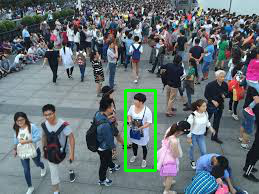
#> input picture Object Detection/Here she is.png, 259 x 194 px, given in place of walking.avi, which was not available
$ python Pedestrian_Detection.py
#> lines starting #> are read from the running program, lines starting #| are printed output that depends on the picture; pictures that were not available may be replaced by others from this repository, and a replacement may not be noted
# -*- coding: utf-8 -*-
"""
Created on Mon Apr 13 13:32:25 2020

@author: Shruti
"""
#Pedestrian Detection

import cv2
import numpy as np

#Create our body classifier
body_classifier=cv2.CascadeClassifier(r"C:\Users\Shruti\Desktop\Haarcascades\haarcascade_fullbody.xml")

#Initiate video capture
cap=cv2.VideoCapture("C:/Users/Shruti/Desktop/images/walking.avi")

#Loop once vide is successfully loaded
while True:
    #Read first frame
    ret, frame=cap.read()
#> frame is the input picture: shape (194, 259, 3); mean B, G, R 116.7, 112.8, 102.4
    #Resizing the frame to increase the speed of classification method
    #Because larger windows have more pixels to slide over hence will take more time
    frame=cv2.resize(frame, None, fx=0.5, fy=0.5, interpolation=cv2.INTER_LINEAR)
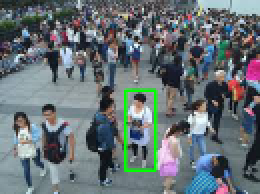
#> frame: shape (97, 130, 3) (shown 2 times larger); mean B, G, R 116.8, 112.8, 102.5

    grey=cv2.cvtColor(frame, cv2.COLOR_BGR2GRAY)
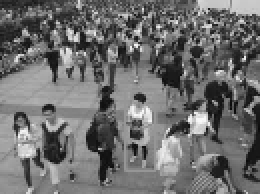
#> grey: shape (97, 130) (shown 2 times larger); min 9, max 250, mean 110.2

    #Pass frame to body classifier
    bodies=body_classifier.detectMultiScale(grey, 1.2, 3)
#> bodies = [[38, 42, 26, 53]]

    #Extract bounding boxes from any bodies identified
    for (x,y,w,h) in bodies:
        cv2.rectangle(frame, (x,y), (x+w, y+h), (0,127, 255), 2)
        cv2.imshow("Pedestrians", frame)
#> this loop made 1 pass
#> pass 1, `cv2.imshow("Pedestrians", frame)`:
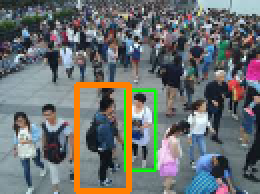
#> window 'Pedestrians': shape (97, 130, 3) (shown 2 times larger); mean B, G, R 111.8, 112.1, 107.6

    if cv2.waitKey(1)==13:
#> (key Esc is pressed here)
        break

cap.release()
cv2.destroyAllWindows()
